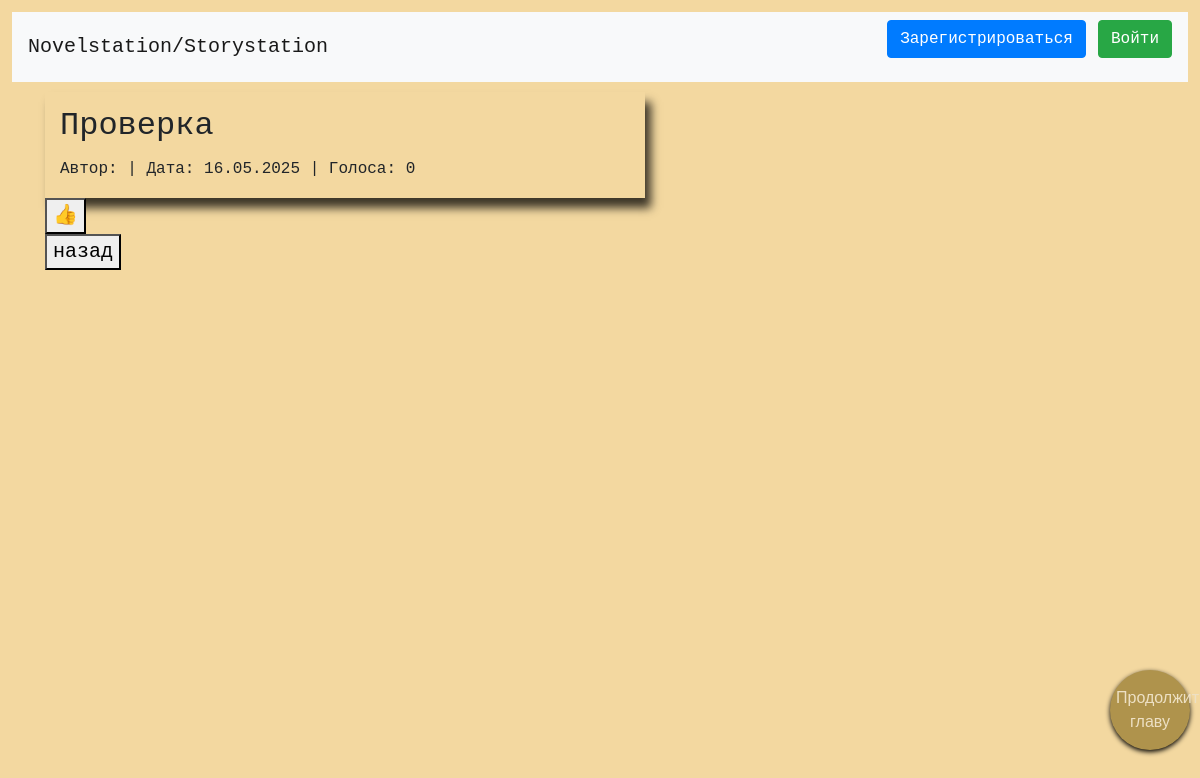
The app's page /read/8 with its own data.
### data/chapters.py (models this page shows)
class Chapter(SqlAlchemyBase, UserMixin):
    __tablename__ = 'chapters'
    id = Column(Integer, primary_key=True)
    author_id = Column(Integer, ForeignKey("users.id"))
    state = Column(Integer, default=0)  # 0-первая глава 1-продолжениеб 2-концовка
    votes = Column(Integer, default=0)
    date = Column(DateTime, default=datetime.utcnow)
    content = Column(Text, nullable=False, default='')
    title = Column(Text, nullable=False)
    next = Column(ARRAY(Integer), nullable=True, default=json.dumps([]))

### server.py (the view)
@app.route('/read/<int:chapter_id>')
def read(chapter_id):
    db_sess = db_session.create_session()
    chapter = db_sess.query(Chapter).get(chapter_id)
    return render_template('read_chapter.html', title=chapter.title, chapter=chapter)

### data/db_session.py (called while the page is built)
def create_session() -> Session:
    global __factory
    return __factory()

### templates/read_chapter.html (shortened to what this page needs)
{% extends "base.html" %}
{% block head%}
<link rel="stylesheet" href="../static/base.css">
<link rel="stylesheet" href="../static/personal.css">
{% endblock%}
{% block content %}
    <div class="editorSheet" style="min-height: 10px">
        <h2 style="text-after-overflow: hidden; overflow: hidden">{{ chapter.title|safe }}</h2>
        <small>Автор: {{ chapter.author }} | Дата: {{ chapter.date.strftime('%d.%m.%Y') }} | Голоса: {{ chapter.votes }}</small>
    </div>
    <a href="/vote/{{ chapter.id }}">
        <button class="vote-btn">👍</button>
    </a>
    <div>
            <button class="floating-button" onclick="openForm()">Продолжить главу</button>
    </div>
<button onclick="history.back()">назад</button>
{% endblock %}

### static/base.css (style rules this page uses)
body { text-align: left; margin: 1vw; font-family: Courier New, Courier, sans-serif; font-size: 20px; background-color: #d8b67d; }
.editorSheet { width: 50vw; min-height: 100vw; margin-left: 0; border: 0 solid; text-align: left; background-color: #f3d8a0; -webkit-box-shadow: 6px 10px 9px 0 rgba(0, 0, 0, 0.75); -moz-box-shadow: 6px 10px 9px 0 rgba(0, 0, 0, 0.75); box-shadow: 6px 10px 9px 0 rgba(0, 0, 0, 0.75); padding: 15px; }

### static/personal.css (style rules this page uses)
.floating-button { position: fixed; bottom: 50px; right: 10px; width: 80px; height: 80px; border-radius: 50%; background-color: #af934c; color: #ede0c4; border: none; cursor: pointer; box-shadow: 0 2px 5px rgba(0, 0, 0, 1.5); z-index: 100; font-family: Arial, serif; font-size: 16px; }
body { background-color: #f3d8a0; }

### records on screen
Chapter: title "Проверка", date "16.05.2025", votes "0"
